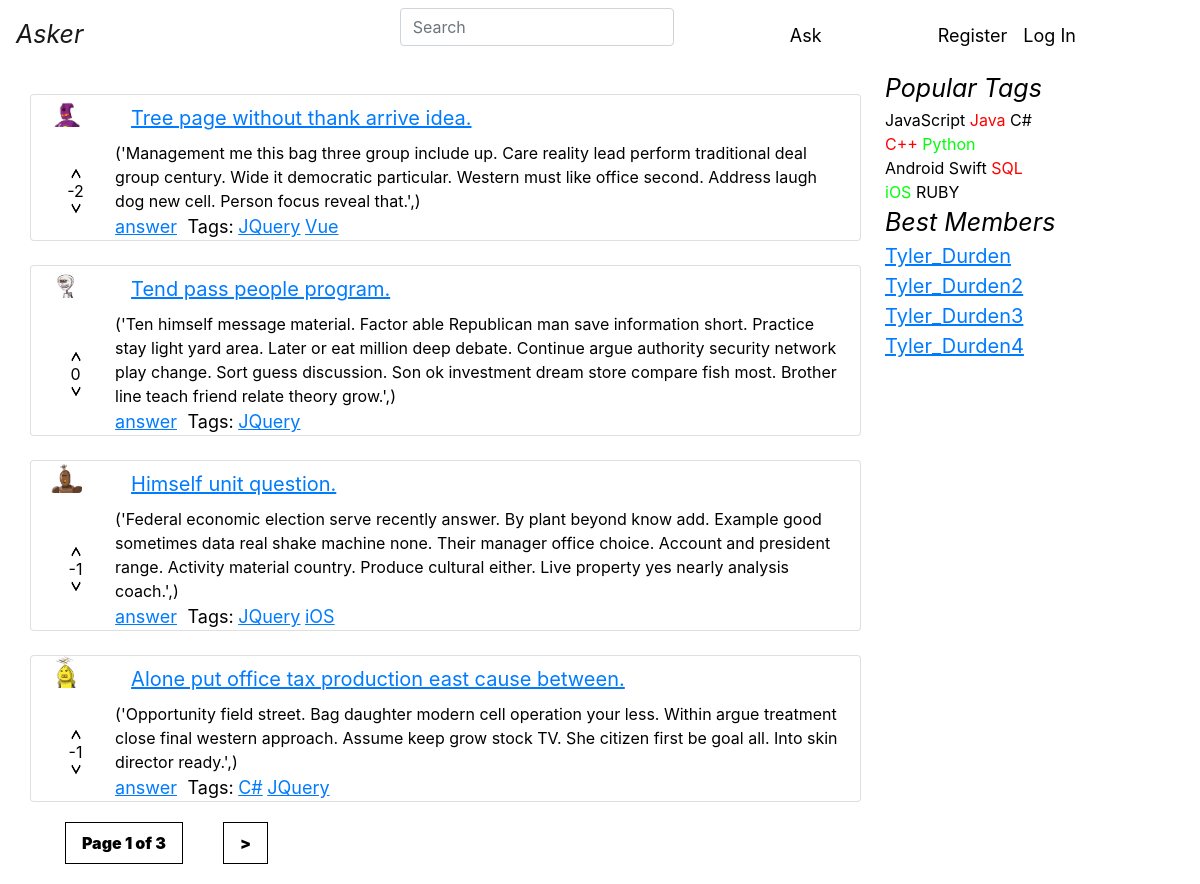
/tag/JQuery/, run on an earlier commit of the app's database.
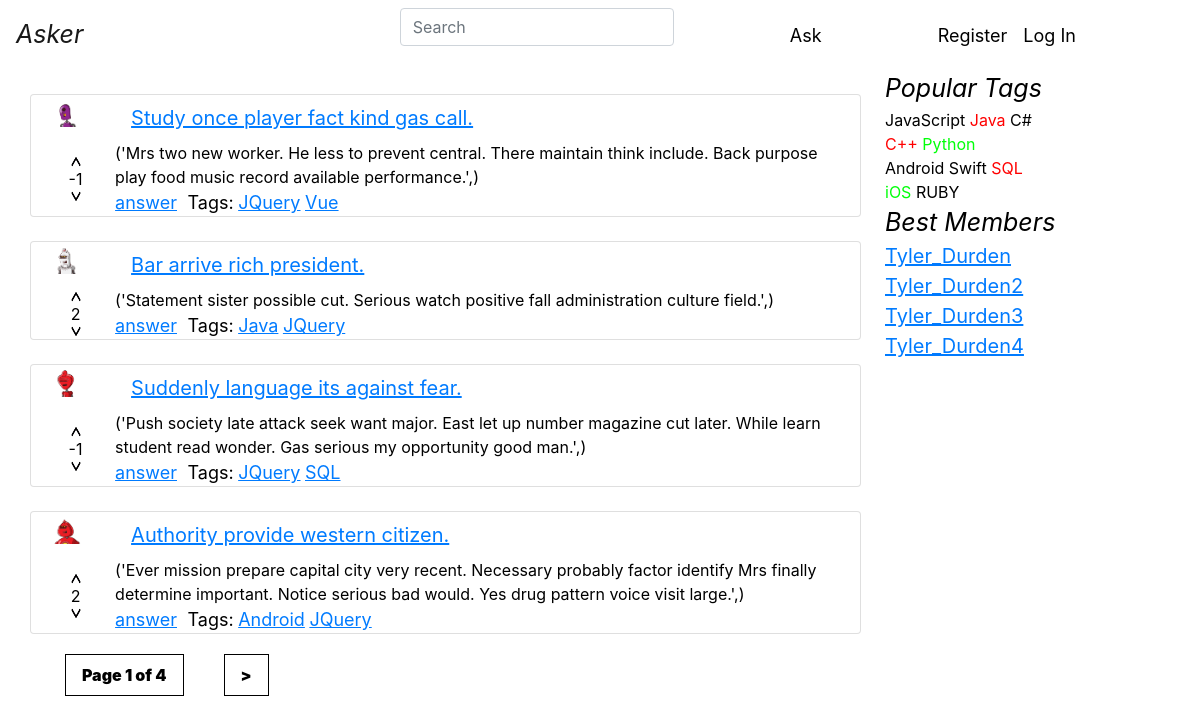
And on a later commit of the database.
### asker/models.py (models this page shows, shortened)
class Question(models.Model):
    objects = QuestionManager()
    author = models.ForeignKey(
        Profile,
        on_delete=models.PROTECT,
    )
    title = models.CharField(max_length=120, verbose_name=u"Заголовок вопроса")
    text = models.TextField(verbose_name=u"Полное описание вопроса")
    create_date = models.DateTimeField(default=datetime.now, verbose_name=u"Время создания вопроса")
    is_active = models.BooleanField(default=True, verbose_name=u"Доступность вопроса")
    tags = models.ManyToManyField(
        Tag,
        blank=True
    )
    raiting = models.IntegerField(null=True, blank=True, default=0, verbose_name='raiting')
    likes = models.ManyToManyField(
        Like,
        blank=True
    )
    class Meta:
        ordering = ['-create_date']

class Profile(AbstractUser):
    upload = models.ImageField(upload_to='')
    rating = models.IntegerField(default=0)

class Tag(models.Model):
    title = models.CharField(max_length=120, verbose_name=u"Заголовок ярлыка")

### asker/views.py (the view)
# urls.py: path('tag/<str:tag>/', views.tag, name='tag'),
def tag(request, tag):
    m_tag = Tag.objects.get(title=tag)
    questions_list = Question.objects.filter(tags=m_tag.id)
    questions_list = paginator(questions_list, request)
    return render(request, 'asker/tag.html', {"questions": questions_list})

### asker/views.py (called while the page is built)
def paginator(questions_list, request):
    paginator = Paginator(questions_list, 4)
    page = request.GET.get('page')
    try:
        questions_list = paginator.page(page)
    except PageNotAnInteger:
        questions_list = paginator.page(1)
    except EmptyPage:
        questions_list = paginator.page(paginator.num_pages)
    return questions_list

### templates/asker/tag.html
{% extends "asker/base.html" %}
{% block content %}
    <main role="main" class="container main_margin">
        <div class="row">
            <div class="col-9">
                {% for question in questions %}
                    {% include "asker/one_question.html" %}
                {% endfor %}
                {% include "asker/paginator.html" %}
            </div>
            <div class="col-3">
                {% include "asker/right_tags.html" %}
            </div>
        </div>
    </main>
{% endblock %}

### templates/asker/one_question.html
{% load static %}
<div class="row">
    <div class="card container mr-4 mt-4">
        <div class="row">
            <div class="col-1">
                <img class="rounded mx-auto d-block" src="{{ question.author.upload.url }}" alt="" width="32"
                     height="32" hspace="0" vspace="0">
            </div>
            <div class="col-11 text-left">
                <a class="nav-link" href="{% url 'question' question.id %}"><span
                        class="question">{{ question.title }}</span></a>
            </div>
        </div>
        <div class="row">
            <div class="col-1 align-self-center text-center">
                <a href="#"><img class="arr_button rounded" src="{% static "images/arr_up.png" %}"
                                     width="10" height="10"></a>
                    <span class="arr_button rounded"
                          style="vertical-align: middle;">{{ question.raiting }}</span>
                    <a href="#"><img class="arr_button rounded" src="{% static "images/arr_down.png" %}"
                                     width="10" height="10"></a>
            </div>
            <div class="col-11">
                <p class="card-text mb-auto d-flex flex-column align-items-start"
                       style="margin-right: 5px;">{{ question.text }}</p>
                    <a href="{% url 'question' question.id %}"> <span
                            class="top_name"> answer</span></a>
                    <span class="text_style"
                          style="white-space: nowrap; margin-left: 6px"> Tags:</span>
                    {% for tag in question.tags.all %}
                        <a href="{% url 'tag' tag.title %}"> <span
                                class="top_name"> {{ tag.title }}</span></a>
                    {% endfor %}
            </div>
        </div>
    </div>
</div>

What changed in the data, as far as the page shows it:
removed Question: author.upload (picture), title "Tree page without thank arrive idea.", raiting "-2", text "('Management me this bag three group include up. Care reality lead perform traditional deal group century. Wide it democratic particular. Western must like office second. Address laugh dog new cell. Person focus reveal that.',)", Tag (title "JQuery"), Tag (title "Vue")
no longer on this page (row edited): Question: author.upload (picture), title "Tend pass people program.", raiting "0", text "('Ten himself message material. Factor able Republican man save information short. Practice stay light yard area. Later or eat million deep debate. Continue argue authority security network play change. Sort guess discussion. Son ok investment dream store compare fish most. Brother line teach friend relate theory grow.',)", Tag (title "JQuery")
no longer on this page (row edited): Question: author.upload (picture), title "Himself unit question.", raiting "-1", text "('Federal economic election serve recently answer. By plant beyond know add. Example good sometimes data real shake machine none. Their manager office choice. Account and president range. Activity material country. Produce cultural either. Live property yes nearly analysis coach.',)", Tag (title "JQuery")
no longer on this page (row unchanged): Tag: title "iOS", shown under "Himself unit question."
no longer on this page (row edited): Question: author.upload (picture), title "Alone put office tax production east cause between.", raiting "-1", text "('Opportunity field street. Bag daughter modern cell operation your less. Within argue treatment close final western approach. Assume keep grow stock TV. She citizen first be goal all. Into skin director ready.',)", Tag (title "JQuery")
no longer on this page (row unchanged): Tag: title "C#", shown under "Alone put office tax production east cause between."
now on this page (row edited): Question: author.upload (picture), title "Study once player fact kind gas call.", raiting "-1", text "('Mrs two new worker. He less to prevent central. There maintain think include. Back purpose play food music record available performance.',)", Tag (title "JQuery"), Tag (title "Vue")
added Question: author.upload (picture), title "Bar arrive rich president.", raiting "2", text "('Statement sister possible cut. Serious watch positive fall administration culture field.',)", Tag (title "JQuery")
changed Question: gains Tag (title "Java")
now on this page (row edited): Question: author.upload (picture), title "Suddenly language its against fear.", raiting "-1", text "('Push society late attack seek want major. East let up number magazine cut later. While learn student read wonder. Gas serious my opportunity good man.',)", Tag (title "JQuery")
now on this page (row unchanged): Tag: title "SQL", shown under "Suddenly language its against fear."
now on this page (row edited): Question: author.upload (picture), title "Authority provide western citizen.", raiting "2", text "('Ever mission prepare capital city very recent. Necessary probably factor identify Mrs finally determine important. Notice serious bad would. Yes drug pattern voice visit large.',)", Tag (title "JQuery")
now on this page (row unchanged): Tag: title "Android", shown under "Authority provide western citizen."
Also different on the page:
{{ questions.paginator.num_pages }}: "3" → "4"
